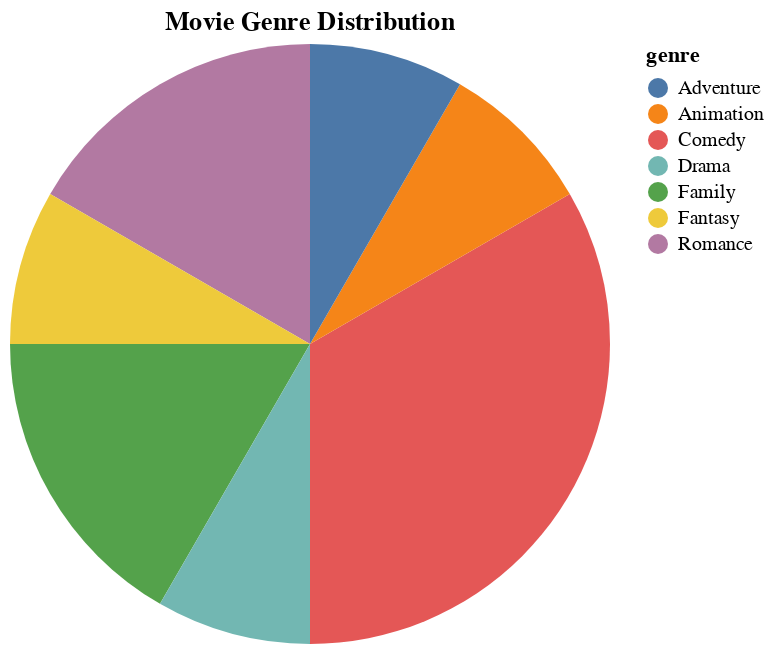

The notebook cell this image was saved under:
### Code cell
import pandas as pd
import altair as alt

# Sample data
data = {
    'movie': ['movie_0', 'movie_1', 'movie_2', 'movie_3', 'movie_4'],
    'genres': [
        ['Animation', 'Comedy', 'Family'],
        ['Adventure', 'Fantasy', 'Family'],
        ['Romance', 'Comedy'],
        ['Comedy', 'Drama', 'Romance'],
        ['Comedy']
    ]
}

# Create a DataFrame
df = pd.DataFrame(data)

# Flatten the list of genres and count occurrences
genre_counts = df['genres'].explode().value_counts().reset_index()
genre_counts.columns = ['genre', 'count']

alt.renderers.enable('html')

# Create a pie chart with Altair
chart = alt.Chart(genre_counts).mark_arc().encode(
    theta=alt.Theta(field='count', type='quantitative'),
    color=alt.Color(field='genre', type='nominal'),
    tooltip=['genre', 'count']
).properties(
    title='Movie Genre Distribution'
)

# Display the chart
chart.show()

### Figure 1 — Vega-Lite specification as saved in the notebook (floating-point values rounded to 4 significant figures)
{"config": {"view": {"continuousWidth": 300, "continuousHeight": 300}}, "data": {"name": "data-945be0436fab4a4d01ee2d9573a8a741"}, "mark": {"type": "arc"}, "encoding": {"color": {"field": "genre", "type": "nominal"}, "theta": {"field": "count", "type": "quantitative"}, "tooltip": [{"field": "genre", "type": "nominal"}, {"field": "count", "type": "quantitative"}]}, "title": "Movie Genre Distribution", "$schema": "https://vega.github.io/schema/vega-lite/v5.17.0.json", "datasets": {"data-945be0436fab4a4d01ee2d9573a8a741": [{"genre": "Comedy", "count": 4}, {"genre": "Family", "count": 2}, {"genre": "Romance", "count": 2}, {"genre": "Animation", "count": 1}, {"genre": "Adventure", "count": 1}, {"genre": "Fantasy", "count": 1}, {"genre": "Drama", "count": 1}]}}
